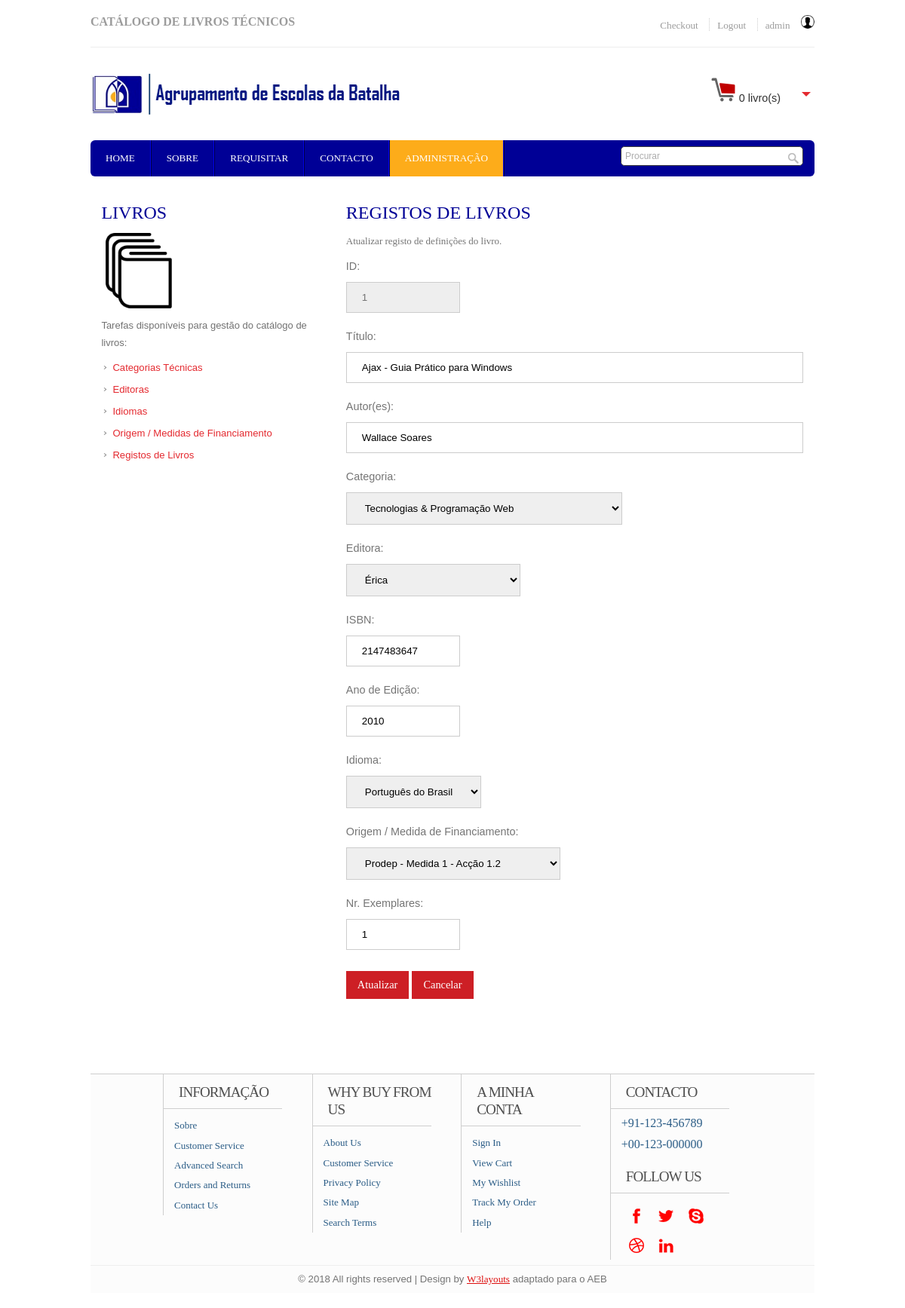
/adminpagebooksrec.php?id=1&mode=edit (signed in), run on the app's committed database.
### tables this page shows
CREATE TABLE IF NOT EXISTS `livros1` (
`idLivro` int(6) NOT NULL,
  `idCat` int(11) NOT NULL,
  `idEditora` int(11) NOT NULL,
  `titulo` varchar(100) NOT NULL,
  `autor` varchar(60) NOT NULL,
  `isbn` int(13) DEFAULT NULL,
  `anoEdicao` int(4) DEFAULT NULL,
  `idIdioma` int(11) NOT NULL,
  `idOrigem` int(11) NOT NULL,
  `sinopse` text,
  `capa` mediumblob,
  `imgCapa` varchar(255) DEFAULT NULL,
  `exemplares` int(4) DEFAULT '1',
  `promo` bit(1) NOT NULL DEFAULT b'0',
  `DataReg` datetime NOT NULL DEFAULT CURRENT_TIMESTAMP
);

### adminpagebooksrec.php (the view, shortened to what this page needs)
<!DOCTYPE HTML>
<head>
<link href="css/style.css" rel="stylesheet" type="text/css" media="all"/>
<link href="css/slider.css" rel="stylesheet" type="text/css" media="all"/>
</head>
<body>
  <div class="wrap">
	<div class="header">
		<div class="headertop_desc">
			<div class="call">
				 <h3>CATÁLOGO DE LIVROS TÉCNICOS</h3>
			</div>
			<div class="account_desc">
				<ul>
				<?php
					if (!isset($_SESSION['UserID'])) {
						session_destroy();
						?>
						<li><a href='registar.php'>Registar</a></li>
						<li><a href='login.php'>Login</a></li>
					<?php
					}
					 else {
						?>
						<li><a href='#'>Checkout</a></li>
						<li><a href='logout.php'>Logout</a></li>
						<li><div class='dropdownmenu'>
							<span><a href='#'><?php echo $_SESSION['UserLogin']?></a>&nbsp;<img src='images/user18.png'></span>
						</div></li>
					<?php
					}
				?>
				</ul>
			</div>
		</div>
		<div class="header_top">
			<div class="logo">
				<a href="index.php"><img src="images/aeblogo.png" alt="Agrupamento de Escolas da Batalha" /></a>
			</div>
			  <div class="cart">
			  	   <p><span><img src="images/cart32.png" alt="Carrinho"></span><div id="dd" class="wrapper-dropdown-2"> 0 livro(s)
					</div></p>
			  </div>
  </div>
	<div class="header_bottom">
	     	<div class="menu">
	     		<ul>
			    	<li><a href="index.php">Home</a></li>
			    	<li><a href="about.html">Sobre</a></li>
			    	<li><a href="delivery.html">Requisitar</a></li>
			    	<li><a href="contacto.php">Contacto</a></li>
					<?php
						if (isset($_SESSION['UserNivel'])) {
							if ($_SESSION['UserNivel']>2) {
								echo "<li class='active'><a href='adminpages.php'>Administração</a></li>";
							}
						}
					?>
     			</ul>
	     	</div>
	     	<div class="search_box">
	     		<form>
	     			<input type="text" value="Procurar" onfocus="this.value = '';" onblur="if (this.value == '') {this.value = 'Search';}"><input type="submit" value="">
	     		</form>
	     	</div>
	     </div>
   </div>
<div class="main">
    <div class="content">
    	<div class="section group">
			<div class="col span_1_of_3">
				<h3>LIVROS</h3>
				<img src="images/books2.png" alt="">
				<p>Tarefas disponíveis para gestão do catálogo de livros:</p>
				<div class="list">
					<ul>
						<li><a href="adminpagecategories.php">Categorias Técnicas</a></li>
						<li><a href="adminpageeditors.php">Editoras</a></li>
						<li><a href="adminpagelanguages.php">Idiomas</a></li>
						<li><a href="adminpagefinance.php">Origem / Medidas de Financiamento</a></li>
						<li><a href="adminpagebooks.php">Registos de Livros</a></li>
					</ul>
				</div>
			</div>
			<div class="col span_2_of_3">
				<h2>Registos de Livros</h2>
				<div class="reccord-form">
<?php
	$botao = "";
	if(!isset($_GET['id']) AND !isset($_GET['mode'])) {
		header("Location: adminpagebooks.php");
		exit;
	}
	else {
		if(!isset($_GET['id'])) {
			header("Location: adminpagebooks.php");
			exit;
			}
		else {
			$idLivro = $_GET['id'];
			$modo = $_GET['mode'];
			if ($modo == 'edit') { $botao = "Atualizar"; }
		}
	}
	$servidor="localhost";
	$utilizador="root";
	$password="root";
	$basedados="aeblivros";
	$ligacao = mysqli_connect($servidor,$utilizador,$password,$basedados) or die ("<html><script language='JavaScript'>alert('Unable to connect to database! Please try again later.'),history.go(-1)</script></html>");
	mysqli_select_db($ligacao, $basedados);
	$consultaCategorias = "SELECT idCat, categoria FROM categorias ORDER BY 1 ASC";
	$resultadoCategorias = mysqli_query($ligacao, $consultaCategorias);
	$consultaEditoras = "SELECT idEditora, editora FROM editoras ORDER BY 1 ASC";
	$resultadoEditoras = mysqli_query($ligacao, $consultaEditoras);
	$consultaIdiomas = "SELECT idIdioma, Idioma FROM idiomas ORDER BY 1 ASC";
	$resultadoIdiomas = mysqli_query($ligacao, $consultaIdiomas);
	$consultaOrigem = "SELECT idOrigem, origem FROM origem ORDER BY 1 ASC";
	$resultadoOrigem = mysqli_query($ligacao, $consultaOrigem);
	$consulta = "SELECT idLivro, idCat, idEditora, titulo, autor, isbn, anoEdicao, idIdioma, idOrigem, exemplares FROM livros1 WHERE idLivro=" .$idLivro;
	$resultado = mysqli_query($ligacao, $consulta);
	if($resultado){
		while($linha = mysqli_fetch_array($resultado)){
			$campo1= $linha["idLivro"];
			$campo2 = $linha["idCat"];
			$campo3 = $linha["idEditora"];
			$campo4 = $linha["titulo"];
			$campo5 = $linha["autor"];
			$campo6 = $linha["isbn"];
			$campo7 = $linha["anoEdicao"];
			$campo8 = $linha["idIdioma"];
			$campo9 = $linha["idOrigem"];
			$campo10 = $linha["exemplares"];
		}
		?>
			<p><?php echo $botao. " registo de definições do livro." ?></p>
			<div class="clear"></div>
			<form id="form_registo" method="POST"
			action="processarRegistoLivro.php?id=<?php echo $campo1 ?>&mode=<?php echo $modo ?>">
				<div>
					<span><label>ID:</label></span>
					<span><input type="text" class="short inactive" value="<?php echo $campo1 ?>" readonly></span>
				</div>
				<div>
					<span><label>Título:</label></span>
					<span>
					<?php
						if ($modo=='edit') {
							echo "<input type='text' class='textbox' name='livroNome' value='$campo4'>";
						}
						else {
							$botao = "Eliminar";
							echo "<input type='text' class='inactive2' name='livroNome' value='$campo4' readonly>";
						}
					?>
					</span>
				</div>
				<div>
					<span><label>Autor(es):</label></span>
					<span>
					<?php
						if ($modo=='edit') {
							echo "<input type='text' class='textbox' name='autorNome' value='$campo5'>";
						}
						else {
							echo "<input type='text' class='inactive2' name='autorNome' value='$campo5' readonly>";
						}
					?>
					</span>
				</div>
				<div>
					<span><label>Categoria:</label></span>
					<span>
					<?php
						if ($modo=='edit') {
							echo "<select name='categoriaId'>";
						}
						else {
							echo "<select disabled class='inactive' name='categoriaId'>";
						}
						while ($row = mysqli_fetch_array($resultadoCategorias, MYSQLI_ASSOC)) {
								if ($row["idCat"] == $campo2) {
									echo "<option selected value=".$row['idCat'].">".$row['categoria']."</option>";
								}
								else {
									echo "<option value=".$row['idCat'].">".$row['categoria']."</option>";
								}
						}
						echo "</select>";
					?>
					</span>
				</div>
				<div>
					<span><label>Editora:</label></span>
					<span>
					<?php
						if ($modo=='edit') {
							echo "<select name='editoraId'>";
						}
						else {
							echo "<select disabled class='inactive' name='editoraId'>";
						}
						while ($row = mysqli_fetch_array($resultadoEditoras, MYSQLI_ASSOC)) {
								if ($row["idEditora"] == $campo3) {
									echo "<option selected value=".$row['idEditora'].">".$row['editora']."</option>";
								}
								else {
									echo "<option value=".$row['idEditora'].">".$row['editora']."</option>";
								}
						}
						echo "</select>";
					?>
					</span>
				</div>
				<div>
					<span><label>ISBN:</label></span>
					<span>
					<?php
						if ($modo=='edit') {
							echo "<input type='text' class='short' name='isbnNumero' value='$campo6'>";
						}
						else {
							echo "<input type='text' class='short inactive' name='isbnNumero' value='$campo6' readonly>";
						}
					?>
					</span>
				</div>
				<div>
					<span><label>Ano de Edição:</label></span>
					<span>
					<?php
						if ($modo=='edit') {
							echo "<input type='text' class='short' name='edicaoAno' value='$campo7'>";
						}
						else {
							echo "<input type='text' class='short inactive' name='edicaoAno' value='$campo7' readonly>";
						}
					?>
					</span>
				</div>
				<div>
					<span><label>Idioma:</label></span>
					<span>
					<?php
						if ($modo=='edit') {
							echo "<select name='idiomaId'>";
						}
						else {
							echo "<select disabled class='inactive' name='idiomaId'>";
						}
						while ($row = mysqli_fetch_array($resultadoIdiomas, MYSQLI_ASSOC)) {
								if ($row["idIdioma"] == $campo8) {
									echo "<option selected value=".$row['idIdioma'].">".$row['Idioma']."</option>";
								}
								else {
									echo "<option value=".$row['idIdioma'].">".$row['Idioma']."</option>";
								}
						}
						echo "</select>";
					?>
					</span>
				</div>
				<div>
					<span><label>Origem / Medida de Financiamento:</label></span>
					<span>
					<?php
						if ($modo=='edit') {
							echo "<select name='origemId'>";
						}
						else {
							echo "<select disabled class='inactive' name='origemId'>";
						}
						while ($row = mysqli_fetch_array($resultadoOrigem, MYSQLI_ASSOC)) {
								if ($row["idOrigem"] == $campo9) {
									echo "<option selected value=".$row['idOrigem'].">".$row['origem']."</option>";
								}
								else {
									echo "<option value=".$row['idOrigem'].">".$row['origem']."</option>";
								}
						}
						echo "</select>";
					?>
					</span>
				</div>
				<div>
					<span><label>Nr. Exemplares:</label></span>
					<span>
					<?php
						if ($modo=='edit') {
							echo "<input type='text' class='short' name='exemplarNrs' value='$campo10'>";
						}
						else {
							echo "<input type='text' class='short inactive' name='exemplarNrs' value='$campo10' readonly>";
						}
					?>
					</span>
				</div>
				<div class="clear"></div>
				<span><input type="submit" name="doit" value="<?php echo $botao ?>">
							<input type="submit" name="cancel" value="Cancelar" ></span>
	<?php
	}
	else {
			echo "Não foi encontrado o registo.";
	}
	?>
			</form>
				</div>
			</div>
    </div>
</div>
</div>
   <div class="footer">
   	  <div class="wrap">
	     <div class="section group">
				<div class="col_1_of_4 span_1_of_4">
						<h4>Informação</h4>
						<ul>
						<li><a href="about.html">Sobre</a></li>
						<li><a href="contact.html">Customer Service</a></li>
						<li><a href="#">Advanced Search</a></li>
						<li><a href="delivery.html">Orders and Returns</a></li>
						<li><a href="contacto.html">Contact Us</a></li>
						</ul>
					</div>
				<div class="col_1_of_4 span_1_of_4">
					<h4>Why buy from us</h4>
						<ul>
						<li><a href="about.html">About Us</a></li>
						<li><a href="contact.html">Customer Service</a></li>
						<li><a href="#">Privacy Policy</a></li>
						<li><a href="contact.html">Site Map</a></li>
						<li><a href="#">Search Terms</a></li>
						</ul>
				</div>
				<div class="col_1_of_4 span_1_of_4">
					<h4>A minha conta</h4>
						<ul>
							<li><a href="contact.html">Sign In</a></li>
							<li><a href="index.html">View Cart</a></li>
							<li><a href="#">My Wishlist</a></li>
							<li><a href="#">Track My Order</a></li>
							<li><a href="contact.html">Help</a></li>
						</ul>
				</div>
				<div class="col_1_of_4 span_1_of_4">
					<h4>Contacto</h4>
						<ul>
							<li><span>+91-123-456789</span></li>
							<li><span>+00-123-000000</span></li>
						</ul>
						<div class="social-icons">
							<h4>Follow Us</h4>
					   		  <ul>
							      <li><a href="#" target="_blank"><img src="images/facebook.png" alt="" /></a></li>
							      <li><a href="#" target="_blank"><img src="images/twitter.png" alt="" /></a></li>
							      <li><a href="#" target="_blank"><img src="images/skype.png" alt="" /> </a></li>
							      <li><a href="#" target="_blank"> <img src="images/dribbble.png" alt="" /></a></li>
							      <li><a href="#" target="_blank"> <img src="images/linkedin.png" alt="" /></a></li>
						     </ul>
   	 					</div>
				</div>
			</div>
        </div>
        <div class="copy_right">
				<p>&copy; 2018 All rights reserved | Design by <a href="http://w3layouts.com/">W3layouts</a> adaptado para o AEB</p>
		   </div>
    </div>
</body>
</html>

### data on the page
livros1: idLivro "1", livroNome "Ajax - Guia Prático para Windows", autorNome "Wallace Soares", isbnNumero "2147483647", edicaoAno "2010", exemplarNrs "1"

### other printed values
$_SESSION['UserLogin'] "admin"
$botao "Atualizar"
form field categoriaId "Tecnologias & Programação Web"
form field editoraId "Érica"
form field idiomaId "Português do Brasil"
form field origemId "Prodep - Medida 1 - Acção 1.2"
